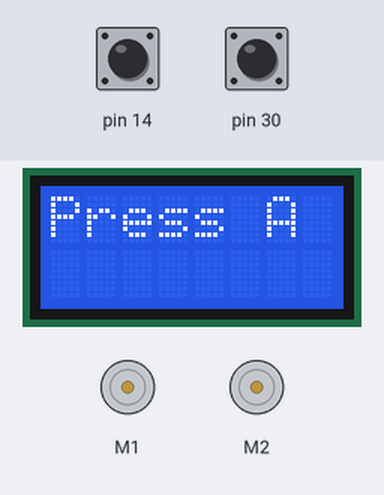
Bench run of a sketch on a simulated Arduino Leonardo, built with avr-gcc and run on an emulated ATmega32U4. On the bench: 8×2 character LCD, 2 × DC motor (green arrow = forward, orange = backward, longer = faster). The inputs (shaded band) are chosen by the test bench; at power-on: pin 14 HIGH, pin 30 HIGH.

Above: at 0.8 s.
0.9 s: pin 14 pulled LOW for 0.15 s
At 1.3 s:
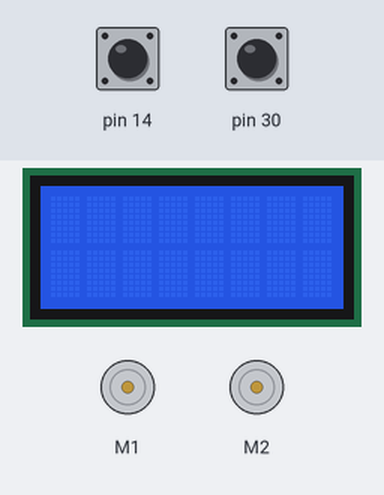
2.5 s: pin 30 pulled LOW for 0.15 s
3.2 s: pin 30 pulled LOW for 3.2 s
Timing chart, 0 to 8.4 s (numbered marks = the images above; inputs shaded):
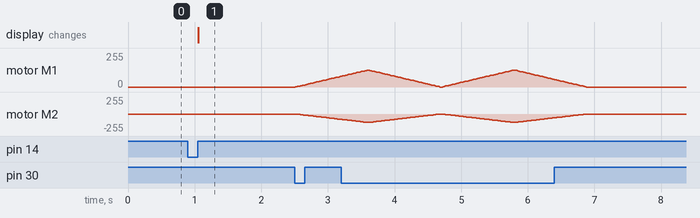

Measured:
- after the input at 0.9 s, the display: changes after 0.16 s (image 1)
- after the input at 2.5 s, motor M1: moves from stopped to forward 80/255 over 0.68 s, starting at once; motor M2: moves from stopped to backward 80/255 over 0.68 s, starting at once

The sketch:

mech06.ino
```cpp
// モーター動作のサンプルプログラム5
#include <Zumo32U4.h>
#define MaxSpeed 200      // モーターの最大速度
Zumo32U4Motors  motors;   // モーターのオブジェクト変数
Zumo32U4ButtonA buttonA;  // ボタンAのオブジェクト変数
Zumo32U4ButtonB buttonB;  // ボタンBのオブジェクト変数
Zumo32U4LCD lcd;          // LCDのオブジェクト変数
void setup(){
  lcd.clear();
  lcd.print(F("Press A"));
  buttonA.waitForButton();
  lcd.clear();
}
void loop(){
  // ボタンAを押すと停止
  int buttonA_state = buttonA.isPressed();
  if(buttonA_state == 1){
    motors.setSpeeds(0, 0);
  }
  // ボタンBを押すと右旋回
  int buttonB_state = buttonB.isPressed();
  if(buttonB_state){
    ledGreen(1);
    for(int speed = 0; speed <= MaxSpeed; speed++){
      motors.setLeftSpeed(speed);   // 左モーターを加速
      motors.setRightSpeed(-speed); // 右モーターを減速
      delay(5);
    }
    ledGreen(0);
    ledRed(1);
    for(int speed = MaxSpeed; speed >= 0; speed--){
      motors.setLeftSpeed(speed);   // 左モーターを減速
      motors.setRightSpeed(-speed); // 右モーターを加速
      delay(5);
    }
    ledRed(0);
    buttonB_state = 0;
  }
}
```
